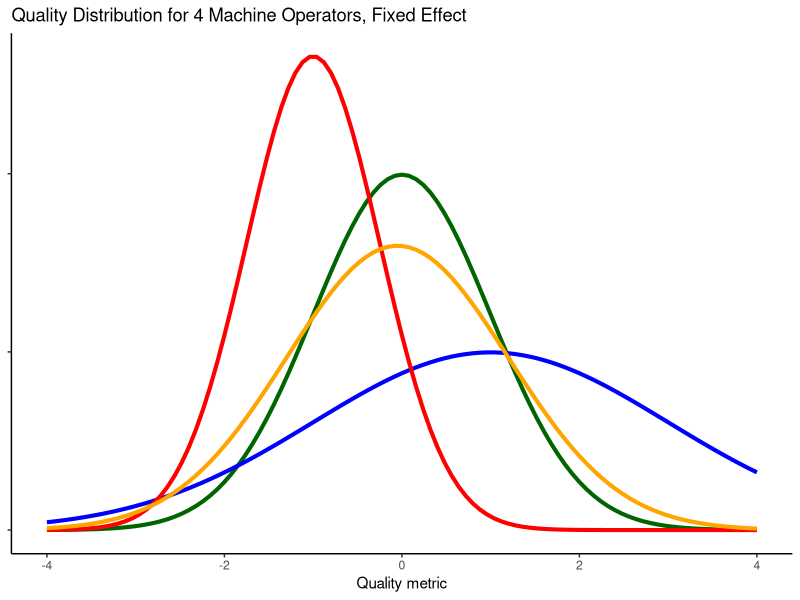
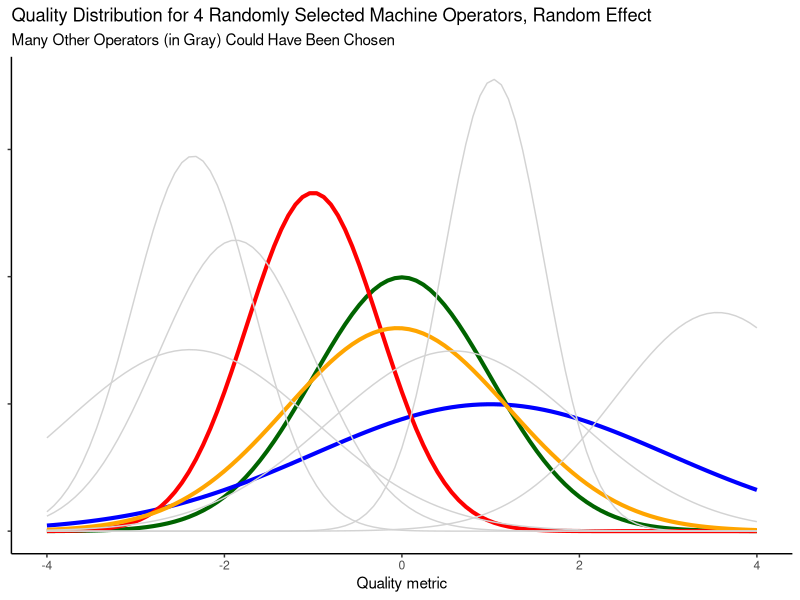

Write the R code that produced these figures, in order.
## ---- chunk 1
#| include: false
library(tidyverse)
## ---- chunk 2
#| label: fig-fixed4
#| fig-cap: Operator as a Fixed Factor
#| echo: false

ggplot(data.frame(x = c(-4, 4)), aes(x = x)) +
  stat_function(fun = dnorm, color = "darkgreen", lwd = 1.4) +
  stat_function(fun = dnorm,
                args = c(mean = 1, sd = 2),
                color = "blue", lwd = 1.4) +
  stat_function(fun = dnorm,
                args = c(mean = -1, sd = .75),
                color = "red", lwd = 1.4) +
  stat_function(fun = dnorm,
                args = c(mean = -.05, sd = 1.25),
                color = "orange", lwd = 1.4) +
  theme_classic() +
  labs(x= "Quality metric",
       title = "Quality Distribution for 4 Machine Operators, Fixed Effect") + 
  theme(axis.text.y = element_blank(),
        axis.title.y = element_blank())

## ---- chunk 3
#| label: fig-random4
#| fig-cap: Operator as a Random Factor
#| echo: false

set.seed(1)
ggplot(data.frame(x = c(-4, 4)), aes(x = x)) +
  stat_function(fun = dnorm, lwd = 1.4, color = "darkgreen") +
  stat_function(fun = dnorm,
                args = c(mean = 1, sd = 2),
                color = "blue",
                lwd = 1.4) +
  stat_function(fun = dnorm,
                args = c(mean = -1, sd = .75),
                color = "red", lwd = 1.4) +
  stat_function(fun = dnorm,
                args = c(mean = -.05, sd = 1.25),
                color = "orange", lwd = 1.4) +
  stat_function(fun = dnorm,
                args = c(mean = runif(1, -4, 4), sd = runif(1, .5, 1.5)),
                color = "lightgray") +
  stat_function(fun = dnorm,
                args = c(mean = runif(1, -4, 4), sd = runif(1, .5, 1.5)),
                color = "lightgray") +
  stat_function(fun = dnorm,
                args = c(mean = runif(1, -4, 4), sd = runif(1, .5, 1.5)),
                color = "lightgray") +
  stat_function(fun = dnorm,
                args = c(mean = runif(1, -4, 4), sd = runif(1, .5, 1.5)),
                color = "lightgray") +
  stat_function(fun = dnorm,
                args = c(mean = runif(1, -4, 4), sd = runif(1, .5, 1.5)),
                color = "lightgray") +
  stat_function(fun = dnorm,
                args = c(mean = runif(1, -4, 4), sd = runif(1, .5, 1.5)),
                color = "lightgray") +
  theme_classic() +
  labs(x= "Quality metric",
       title = "Quality Distribution for 4 Randomly Selected Machine Operators, Random Effect",
       subtitle = "Many Other Operators (in Gray) Could Have Been Chosen") + 
  theme(axis.text.y = element_blank(),
        axis.title.y = element_blank())
